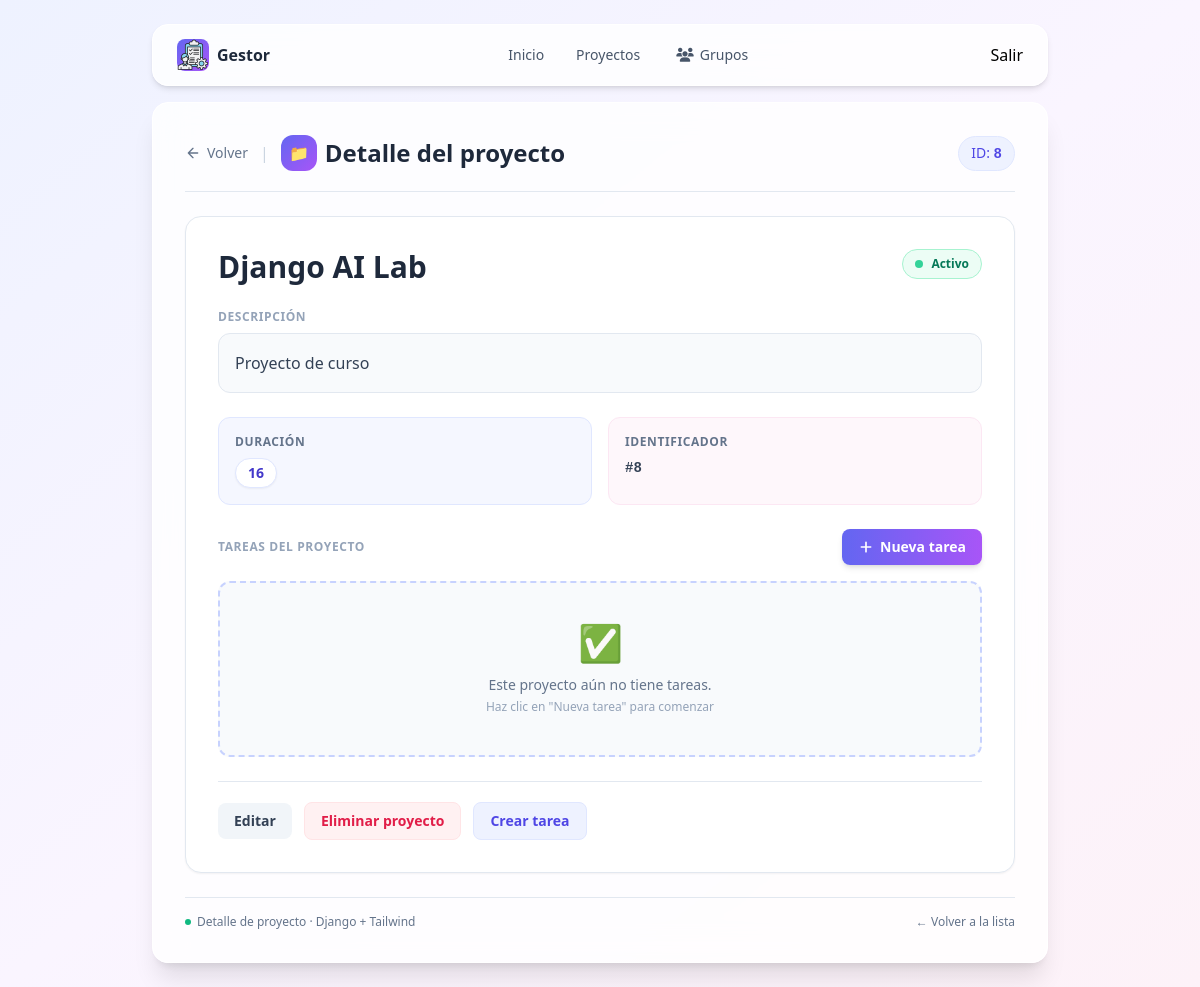
Screenshot of /proyectos/8/ (signed in) with the database file from the repository.
### gestor/models.py (models this page shows)
class Proyecto(models.Model):
  nombre = models.CharField(max_length=100)
  descripcion = models.TextField()
  duracion = models.IntegerField()
  imagen = models.ImageField(upload_to='proyectos/', default='proyectos/logo.png')

### gestor/views.py (the view)
# urls.py: path('proyectos/<int:proyecto_id>/', views.proyecto_detalle, name='proyecto_detalle'),
@permission_required('gestor.view_proyecto', raise_exception=True)
def proyecto_detalle(request, proyecto_id):
  proyecto = Proyecto.objects.get(id=proyecto_id)
  return render(request, 'detalle_proyecto.html', {'proyecto': proyecto})

### gestor/templates/detalle_proyecto.html (shortened to what this page needs)
{% extends 'layouts/base.html' %}
{% block content %}
        <div class="flex flex-wrap items-center justify-between gap-4 mb-6 pb-5 border-b border-slate-200">
            <div class="flex items-center gap-3 flex-wrap">
                <a href="{% url 'proyectos' %}"
                   class="inline-flex items-center gap-1.5 text-sm font-medium text-slate-500 hover:text-indigo-600 transition">
                    <svg class="w-4 h-4" fill="none" stroke="currentColor" stroke-width="2" viewBox="0 0 24 24" stroke-linecap="round" stroke-linejoin="round">
                        <path d="M19 12H5M12 19l-7-7 7-7"/>
                    </svg>
                    Volver
                </a>
                <span class="text-slate-300">|</span>
                <h1 class="text-xl md:text-2xl font-bold text-slate-800 flex items-center gap-2">
                    <span class="inline-flex items-center justify-center w-9 h-9 rounded-xl bg-gradient-to-br from-indigo-500 to-purple-500 text-white text-base">
                        📁
                    </span>
                    Detalle del proyecto
                </h1>
            </div>
            <span class="text-sm bg-indigo-50 text-indigo-600 border border-indigo-100 px-3 py-1.5 rounded-full font-medium">
                ID: <span class="font-mono font-bold">{{ proyecto.id }}</span>
            </span>
        </div>
        <div class="bg-white border border-slate-200 rounded-2xl p-6 md:p-8 shadow-sm">
            <div class="flex flex-wrap items-start justify-between gap-3 mb-6">
                <h2 class="text-2xl md:text-3xl font-bold text-slate-800 break-words">
                    {{ proyecto.nombre }}
                </h2>
                <span class="inline-flex items-center gap-2 text-xs font-semibold text-emerald-700 bg-emerald-50 px-3 py-1.5 rounded-full border border-emerald-200">
                    <span class="w-2 h-2 rounded-full bg-emerald-400"></span>
                    Activo
                </span>
            </div>
            <div class="mb-6">
                <h3 class="text-xs font-bold text-slate-400 uppercase tracking-wider mb-2">
                    Descripción
                </h3>
                <div class="bg-slate-50 rounded-xl p-4 border border-slate-200">
                    <p class="text-slate-700 leading-relaxed">
                        {{ proyecto.descripcion|default:"<span class='text-slate-400 italic'>Sin descripción proporcionada</span>" }}
                    </p>
                </div>
            </div>
            <div class="grid grid-cols-1 sm:grid-cols-2 gap-4 mb-6">
                <div class="bg-indigo-50/60 rounded-xl p-4 border border-indigo-100">
                    <h3 class="text-xs font-bold text-slate-500 uppercase tracking-wider mb-2">
                        Duración
                    </h3>
                    <span class="inline-block bg-white px-3 py-1 rounded-full text-indigo-700 border border-indigo-100 text-sm font-semibold shadow-sm">
                        {{ proyecto.duracion|default:"No especificada" }}
                    </span>
                </div>
                <div class="bg-pink-50/60 rounded-xl p-4 border border-pink-100">
                    <h3 class="text-xs font-bold text-slate-500 uppercase tracking-wider mb-2">
                        Identificador
                    </h3>
                    <p class="text-slate-700 font-mono text-sm font-semibold">#{{ proyecto.id }}</p>
                </div>
            </div>
            <div class="mb-6">
                <div class="flex items-center justify-between gap-4 mb-4 flex-wrap">
                    <h3 class="text-xs font-bold text-slate-400 uppercase tracking-wider">
                        Tareas del proyecto
                    </h3>
                    <a href="{% url 'crear_tarea' proyecto.id %}"
                       class="inline-flex items-center gap-1.5 px-4 py-2 text-sm font-semibold text-white bg-gradient-to-r from-indigo-500 to-purple-500 hover:from-indigo-600 hover:to-purple-600 rounded-lg shadow-md transition">
                        <svg class="w-4 h-4" fill="none" stroke="currentColor" stroke-width="2.5" viewBox="0 0 24 24" stroke-linecap="round" stroke-linejoin="round">
                            <path d="M12 5v14M5 12h14"/>
                        </svg>
                        <span class="hidden sm:inline">Nueva tarea</span>
                    </a>
                </div>
                {% if proyecto.tareas.all %}
                    <div class="space-y-2">
                        {% for tarea in proyecto.tareas.all %}
                            <div class="flex flex-col sm:flex-row items-start sm:items-center gap-3 p-4 bg-slate-50 border border-slate-200 hover:border-purple-300 rounded-xl transition">
                                <div class="flex items-center gap-3 flex-1 min-w-0 w-full sm:w-auto">
                                    <span class="w-2.5 h-2.5 rounded-full flex-shrink-0
                                        {% if tarea.estado == 'COMPLETADA' %}bg-emerald-400
                                        {% elif tarea.estado == 'EN_PROGRESO' %}bg-amber-400
                                        {% else %}bg-slate-400{% endif %}">
                                    </span>
                                    <span class="font-semibold text-slate-700 truncate">{{ tarea.titulo }}</span>
                                </div>
                                <div class="flex flex-wrap items-center gap-2 w-full sm:w-auto">
                                    <span class="text-xs px-2.5 py-1 rounded-full font-medium border
                                        {% if tarea.prioridad == 'ALTA' %}bg-red-100 text-red-800 border-red-300
                                        {% elif tarea.prioridad == 'MEDIA' %}bg-amber-100 text-amber-800 border-amber-300
                                        {% else %}bg-emerald-100 text-emerald-800 border-emerald-300{% endif %}">
                                        {{ tarea.get_prioridad_display }}
                                    </span>
                                    <form action="{% url 'avanzar_estado_tarea' tarea.id %}" method="post">
                                        {% csrf_token %}
                                        <button type="submit" class="text-xs px-2.5 py-1 rounded-full font-medium border
                                            {% if tarea.estado == 'COMPLETADA' %}bg-emerald-100 text-emerald-800 border-emerald-300
                                            {% elif tarea.estado == 'EN_PROGRESO' %}bg-blue-100 text-blue-800 border-blue-300
                                            {% else %}bg-amber-100 text-amber-800 border-amber-300{% endif %}"
                                            onclick="return confirm('¿Seguro de pasar al siguiente estado?')">
                                            {{ tarea.get_estado_display }}
                                        </button>
                                    </form>
                                </div>
                            </div>
                        {% endfor %}
                    </div>
                {% else %}
                    <div class="text-center py-10 bg-slate-50 border-2 border-dashed border-indigo-200 rounded-xl">
                        <span class="text-4xl block mb-3">✅</span>
                        <p class="text-sm font-medium text-slate-500">Este proyecto aún no tiene tareas.</p>
                        <p class="text-xs mt-1 text-slate-400">Haz clic en "Nueva tarea" para comenzar</p>
                    </div>
                {% endif %}
            </div>
            <div class="flex flex-wrap items-center gap-3 pt-5 border-t border-slate-200 mt-4">
                <a href="{% url 'editar_proyecto' proyecto.id %}"
                   class="inline-flex items-center gap-2 px-4 py-2 text-sm font-semibold text-slate-700 bg-slate-100 hover:bg-slate-200 rounded-lg transition">
                    Editar
                </a>
                <a href="{% url 'eliminar_proyecto' proyecto.id %}"
                   onclick="return confirm('¿Está seguro de eliminar el proyecto?')"
                   class="inline-flex items-center gap-2 px-4 py-2 text-sm font-semibold text-rose-600 bg-rose-50 hover:bg-rose-100 border border-rose-100 rounded-lg transition">
                    Eliminar proyecto
                </a>
                <a href="{% url 'crear_tarea' proyecto.id %}"
                   class="inline-flex items-center gap-2 px-4 py-2 text-sm font-semibold text-indigo-600 bg-indigo-50 hover:bg-indigo-100 border border-indigo-100 rounded-lg transition">
                    Crear tarea
                </a>
            </div>
        </div>
        <div class="mt-6 pt-4 border-t border-slate-200 text-xs text-slate-500 flex flex-wrap justify-between items-center gap-2">
            <span class="inline-flex items-center gap-1.5">
                <span class="w-1.5 h-1.5 rounded-full bg-emerald-500"></span>
                Detalle de proyecto · Django + Tailwind
            </span>
            <a href="{% url 'proyectos' %}" class="hover:text-indigo-600 font-medium transition">
                ← Volver a la lista
            </a>
        </div>
{% endblock %}

### rows the page displays
Proyecto: id "8", nombre "Django AI Lab", descripcion "Proyecto de curso", duracion "16"
